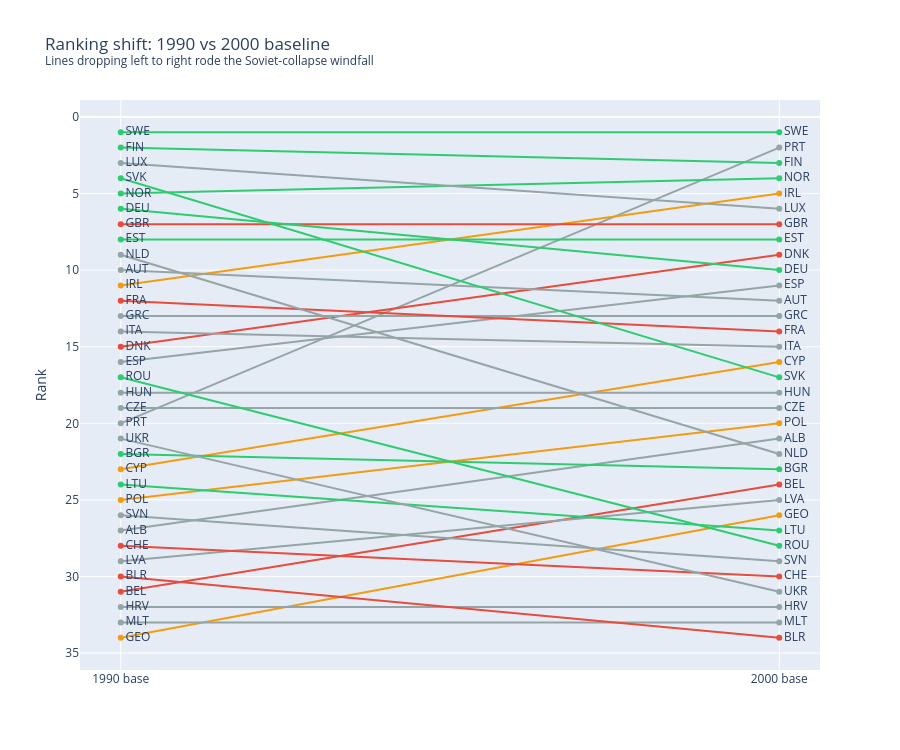

This figure's notebook cell:
### Code cell
r2000 = scores_2000.reset_index(drop=True).copy()
r1990 = scores_1990.reset_index(drop=True).copy()
r2000['rank_2000'] = range(1, len(r2000) + 1)
r1990['rank_1990'] = range(1, len(r1990) + 1)

merged = r2000[['iso_code', 'country', 'verdict', 'rank_2000']].merge(
    r1990[['iso_code', 'rank_1990']], on='iso_code', how='inner'
)
merged['shift'] = merged['rank_2000'] - merged['rank_1990']  # +ve = worse under 2000

fig = go.Figure()
for _, row in merged.iterrows():
    fig.add_trace(go.Scatter(
        x=['1990 base', '2000 base'],
        y=[row['rank_1990'], row['rank_2000']],
        mode='lines+markers+text',
        text=[row['iso_code'], row['iso_code']],
        textposition='middle right',
        line=dict(color=VERDICT_COLORS.get(row['verdict'], '#95a5a6')),
        showlegend=False
    ))
fig.update_layout(
    title='Ranking shift: 1990 vs 2000 baseline<br>'
          '<sup>Lines dropping left to right rode the Soviet-collapse windfall</sup>',
    yaxis=dict(title='Rank', autorange='reversed'),
    height=750
)
fig.show()

print("Most baseline-sensitive (rank worsens most under 2000 = inflated by 1990 collapse):")
print(merged.sort_values('shift', ascending=False)
      [['country', 'verdict', 'rank_1990', 'rank_2000', 'shift']].head(8).to_string(index=False))

### Figure 1 — Plotly figure (JSON) as saved in the notebook; plotly's stock layout.template omitted (floating-point values rounded to 4 significant figures)
{"data": [{"line": {"color": "#2ecc71"}, "mode": "lines+markers+text", "showlegend": false, "text": ["SWE", "SWE"], "textposition": "middle right", "type": "scatter", "x": ["1990 base", "2000 base"], "y": [1, 1]}, {"line": {"color": "#95a5a6"}, "mode": "lines+markers+text", "showlegend": false, "text": ["PRT", "PRT"], "textposition": "middle right", "type": "scatter", "x": ["1990 base", "2000 base"], "y": [20, 2]}, {"line": {"color": "#2ecc71"}, "mode": "lines+markers+text", "showlegend": false, "text": ["FIN", "FIN"], "textposition": "middle right", "type": "scatter", "x": ["1990 base", "2000 base"], "y": [2, 3]}, {"line": {"color": "#2ecc71"}, "mode": "lines+markers+text", "showlegend": false, "text": ["NOR", "NOR"], "textposition": "middle right", "type": "scatter", "x": ["1990 base", "2000 base"], "y": [5, 4]}, {"line": {"color": "#f39c12"}, "mode": "lines+markers+text", "showlegend": false, "text": ["IRL", "IRL"], "textposition": "middle right", "type": "scatter", "x": ["1990 base", "2000 base"], "y": [11, 5]}, {"line": {"color": "#95a5a6"}, "mode": "lines+markers+text", "showlegend": false, "text": ["LUX", "LUX"], "textposition": "middle right", "type": "scatter", "x": ["1990 base", "2000 base"], "y": [3, 6]}, {"line": {"color": "#e74c3c"}, "mode": "lines+markers+text", "showlegend": false, "text": ["GBR", "GBR"], "textposition": "middle right", "type": "scatter", "x": ["1990 base", "2000 base"], "y": [7, 7]}, {"line": {"color": "#2ecc71"}, "mode": "lines+markers+text", "showlegend": false, "text": ["EST", "EST"], "textposition": "middle right", "type": "scatter", "x": ["1990 base", "2000 base"], "y": [8, 8]}, {"line": {"color": "#e74c3c"}, "mode": "lines+markers+text", "showlegend": false, "text": ["DNK", "DNK"], "textposition": "middle right", "type": "scatter", "x": ["1990 base", "2000 base"], "y": [15, 9]}, {"line": {"color": "#2ecc71"}, "mode": "lines+markers+text", "showlegend": false, "text": ["DEU", "DEU"], "textposition": "middle right", "type": "scatter", "x": ["1990 base", "2000 base"], "y": [6, 10]}, {"line": {"color": "#95a5a6"}, "mode": "lines+markers+text", "showlegend": false, "text": ["ESP", "ESP"], "textposition": "middle right", "type": "scatter", "x": ["1990 base", "2000 base"], "y": [16, 11]}, {"line": {"color": "#95a5a6"}, "mode": "lines+markers+text", "showlegend": false, "text": ["AUT", "AUT"], "textposition": "middle right", "type": "scatter", "x": ["1990 base", "2000 base"], "y": [10, 12]}, {"line": {"color": "#95a5a6"}, "mode": "lines+markers+text", "showlegend": false, "text": ["GRC", "GRC"], "textposition": "middle right", "type": "scatter", "x": ["1990 base", "2000 base"], "y": [13, 13]}, {"line": {"color": "#e74c3c"}, "mode": "lines+markers+text", "showlegend": false, "text": ["FRA", "FRA"], "textposition": "middle right", "type": "scatter", "x": ["1990 base", "2000 base"], "y": [12, 14]}, {"line": {"color": "#95a5a6"}, "mode": "lines+markers+text", "showlegend": false, "text": ["ITA", "ITA"], "textposition": "middle right", "type": "scatter", "x": ["1990 base", "2000 base"], "y": [14, 15]}, {"line": {"color": "#f39c12"}, "mode": "lines+markers+text", "showlegend": false, "text": ["CYP", "CYP"], "textposition": "middle right", "type": "scatter", "x": ["1990 base", "2000 base"], "y": [23, 16]}, {"line": {"color": "#2ecc71"}, "mode": "lines+markers+text", "showlegend": false, "text": ["SVK", "SVK"], "textposition": "middle right", "type": "scatter", "x": ["1990 base", "2000 base"], "y": [4, 17]}, {"line": {"color": "#95a5a6"}, "mode": "lines+markers+text", "showlegend": false, "text": ["HUN", "HUN"], "textposition": "middle right", "type": "scatter", "x": ["1990 base", "2000 base"], "y": [18, 18]}, {"line": {"color": "#95a5a6"}, "mode": "lines+markers+text", "showlegend": false, "text": ["CZE", "CZE"], "textposition": "middle right", "type": "scatter", "x": ["1990 base", "2000 base"], "y": [19, 19]}, {"line": {"color": "#f39c12"}, "mode": "lines+markers+text", "showlegend": false, "text": ["POL", "POL"], "textposition": "middle right", "type": "scatter", "x": ["1990 base", "2000 base"], "y": [25, 20]}, {"line": {"color": "#95a5a6"}, "mode": "lines+markers+text", "showlegend": false, "text": ["ALB", "ALB"], "textposition": "middle right", "type": "scatter", "x": ["1990 base", "2000 base"], "y": [27, 21]}, {"line": {"color": "#95a5a6"}, "mode": "lines+markers+text", "showlegend": false, "text": ["NLD", "NLD"], "textposition": "middle right", "type": "scatter", "x": ["1990 base", "2000 base"], "y": [9, 22]}, {"line": {"color": "#2ecc71"}, "mode": "lines+markers+text", "showlegend": false, "text": ["BGR", "BGR"], "textposition": "middle right", "type": "scatter", "x": ["1990 base", "2000 base"], "y": [22, 23]}, {"line": {"color": "#e74c3c"}, "mode": "lines+markers+text", "showlegend": false, "text": ["BEL", "BEL"], "textposition": "middle right", "type": "scatter", "x": ["1990 base", "2000 base"], "y": [31, 24]}, {"line": {"color": "#95a5a6"}, "mode": "lines+markers+text", "showlegend": false, "text": ["LVA", "LVA"], "textposition": "middle right", "type": "scatter", "x": ["1990 base", "2000 base"], "y": [29, 25]}, {"line": {"color": "#f39c12"}, "mode": "lines+markers+text", "showlegend": false, "text": ["GEO", "GEO"], "textposition": "middle right", "type": "scatter", "x": ["1990 base", "2000 base"], "y": [34, 26]}, {"line": {"color": "#2ecc71"}, "mode": "lines+markers+text", "showlegend": false, "text": ["LTU", "LTU"], "textposition": "middle right", "type": "scatter", "x": ["1990 base", "2000 base"], "y": [24, 27]}, {"line": {"color": "#2ecc71"}, "mode": "lines+markers+text", "showlegend": false, "text": ["ROU", "ROU"], "textposition": "middle right", "type": "scatter", "x": ["1990 base", "2000 base"], "y": [17, 28]}, {"line": {"color": "#95a5a6"}, "mode": "lines+markers+text", "showlegend": false, "text": ["SVN", "SVN"], "textposition": "middle right", "type": "scatter", "x": ["1990 base", "2000 base"], "y": [26, 29]}, {"line": {"color": "#e74c3c"}, "mode": "lines+markers+text", "showlegend": false, "text": ["CHE", "CHE"], "textposition": "middle right", "type": "scatter", "x": ["1990 base", "2000 base"], "y": [28, 30]}, {"line": {"color": "#95a5a6"}, "mode": "lines+markers+text", "showlegend": false, "text": ["UKR", "UKR"], "textposition": "middle right", "type": "scatter", "x": ["1990 base", "2000 base"], "y": [21, 31]}, {"line": {"color": "#95a5a6"}, "mode": "lines+markers+text", "showlegend": false, "text": ["HRV", "HRV"], "textposition": "middle right", "type": "scatter", "x": ["1990 base", "2000 base"], "y": [32, 32]}, {"line": {"color": "#95a5a6"}, "mode": "lines+markers+text", "showlegend": false, "text": ["MLT", "MLT"], "textposition": "middle right", "type": "scatter", "x": ["1990 base", "2000 base"], "y": [33, 33]}, {"line": {"color": "#e74c3c"}, "mode": "lines+markers+text", "showlegend": false, "text": ["BLR", "BLR"], "textposition": "middle right", "type": "scatter", "x": ["1990 base", "2000 base"], "y": [30, 34]}], "layout": {"height": 750, "title": {"text": "Ranking shift: 1990 vs 2000 baseline<br><sup>Lines dropping left to right rode the Soviet-collapse windfall</sup>"}, "yaxis": {"autorange": "reversed", "title": {"text": "Rank"}}}}
